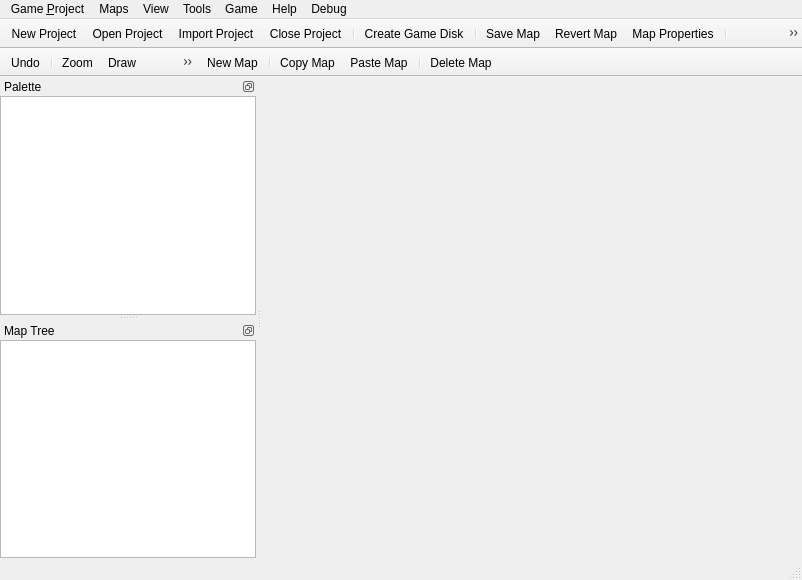
<?xml version="1.0" encoding="UTF-8"?>
<ui version="4.0">
 <class>MainWindow</class>
 <widget class="QMainWindow" name="MainWindow">
  <property name="geometry">
   <rect>
    <x>0</x>
    <y>0</y>
    <width>802</width>
    <height>580</height>
   </rect>
  </property>
  <property name="windowTitle">
   <string>EasyRPG Editor</string>
  </property>
  <property name="windowIcon">
   <iconset>
    <normaloff>:/icons/share/old_easyrpg.png</normaloff>:/icons/share/old_easyrpg.png</iconset>
  </property>
  <widget class="QWidget" name="centralWidget">
   <layout class="QHBoxLayout" name="layoutCentral">
    <item>
     <widget class="QTabWidget" name="tabMap">
      <property name="documentMode">
       <bool>true</bool>
      </property>
      <property name="tabsClosable">
       <bool>true</bool>
      </property>
      <property name="movable">
       <bool>true</bool>
      </property>
     </widget>
    </item>
   </layout>
  </widget>
  <widget class="QMenuBar" name="menuBar">
   <property name="geometry">
    <rect>
     <x>0</x>
     <y>0</y>
     <width>802</width>
     <height>23</height>
    </rect>
   </property>
   <widget class="QMenu" name="menuGame">
    <property name="title">
     <string>Game &amp;Project</string>
    </property>
    <addaction name="actionProjectNew"/>
    <addaction name="actionProjectOpen"/>
    <addaction name="actionProjectImport"/>
    <addaction name="actionProjectClose"/>
    <addaction name="separator"/>
    <addaction name="actionGameDiskCreate"/>
    <addaction name="separator"/>
    <addaction name="actionQuit"/>
   </widget>
   <widget class="QMenu" name="menuMaps">
    <property name="title">
     <string>Maps</string>
    </property>
    <addaction name="actionMapSave"/>
    <addaction name="actionMapRevert"/>
    <addaction name="separator"/>
    <addaction name="actionLayerLower"/>
    <addaction name="actionLayerUpper"/>
    <addaction name="actionLayerEvents"/>
    <addaction name="separator"/>
    <addaction name="actionZoom100"/>
    <addaction name="actionZoomIn"/>
    <addaction name="actionZoomOut"/>
   </widget>
   <widget class="QMenu" name="menuTools">
    <property name="title">
     <string>Tools</string>
    </property>
    <addaction name="actionDatabase"/>
    <addaction name="actionResourceManager"/>
    <addaction name="actionJukebox"/>
    <addaction name="actionSearch"/>
    <addaction name="actionScriptEditor"/>
   </widget>
   <widget class="QMenu" name="menuGame2">
    <property name="title">
     <string>Game</string>
    </property>
    <addaction name="actionPlayTest"/>
    <addaction name="separator"/>
    <addaction name="actionFullScreenToggle"/>
    <addaction name="actionTitleBackgroundToggle"/>
   </widget>
   <widget class="QMenu" name="menuHelp">
    <property name="title">
     <string>Help</string>
    </property>
    <addaction name="actionContents"/>
    <addaction name="separator"/>
    <addaction name="actionAbout"/>
    <addaction name="actionAboutQt"/>
   </widget>
   <widget class="QMenu" name="menuView">
    <property name="title">
     <string>View</string>
    </property>
    <addaction name="actionPaletteToggle"/>
    <addaction name="actionMapTreeToggle"/>
   </widget>
   <widget class="QMenu" name="menuDebug">
    <property name="title">
     <string>Debug</string>
    </property>
    <addaction name="actionDebugRtpPath"/>
    <addaction name="actionDebugEnableCaching"/>
   </widget>
   <addaction name="menuGame"/>
   <addaction name="menuMaps"/>
   <addaction name="menuView"/>
   <addaction name="menuTools"/>
   <addaction name="menuGame2"/>
   <addaction name="menuHelp"/>
   <addaction name="menuDebug"/>
  </widget>
  <widget class="QToolBar" name="mainToolBar">
   <property name="movable">
    <bool>false</bool>
   </property>
   <property name="floatable">
    <bool>false</bool>
   </property>
   <attribute name="toolBarArea">
    <enum>TopToolBarArea</enum>
   </attribute>
   <attribute name="toolBarBreak">
    <bool>false</bool>
   </attribute>
   <addaction name="actionProjectNew"/>
   <addaction name="actionProjectOpen"/>
   <addaction name="actionProjectImport"/>
   <addaction name="actionProjectClose"/>
   <addaction name="separator"/>
   <addaction name="actionGameDiskCreate"/>
   <addaction name="separator"/>
   <addaction name="actionMapSave"/>
   <addaction name="actionMapRevert"/>
   <addaction name="actionMapProperties"/>
   <addaction name="separator"/>
   <addaction name="actionLayerLower"/>
   <addaction name="actionLayerUpper"/>
   <addaction name="actionLayerEvents"/>
   <addaction name="separator"/>
   <addaction name="actionZoomIn"/>
   <addaction name="actionZoomOut"/>
   <addaction name="actionZoom100"/>
   <addaction name="separator"/>
   <addaction name="actionPaletteToggle"/>
   <addaction name="actionMapTreeToggle"/>
   <addaction name="actionJukebox"/>
   <addaction name="separator"/>
   <addaction name="actionDatabase"/>
   <addaction name="actionScriptEditor"/>
   <addaction name="actionResourceManager"/>
   <addaction name="actionSearch"/>
   <addaction name="separator"/>
   <addaction name="actionPlayTest"/>
   <addaction name="actionFullScreenToggle"/>
   <addaction name="actionTitleBackgroundToggle"/>
   <addaction name="separator"/>
   <addaction name="actionContents"/>
   <addaction name="separator"/>
  </widget>
  <widget class="QStatusBar" name="statusBar"/>
  <widget class="QDockWidget" name="dockPalette">
   <property name="features">
    <set>QDockWidget::DockWidgetFeature::DockWidgetFloatable|QDockWidget::DockWidgetFeature::DockWidgetMovable</set>
   </property>
   <property name="windowTitle">
    <string>Palette</string>
   </property>
   <attribute name="dockWidgetArea">
    <number>1</number>
   </attribute>
   <widget class="QWidget" name="dockWidgetContents">
    <layout class="QVBoxLayout" name="layoutDock">
     <property name="spacing">
      <number>0</number>
     </property>
     <property name="leftMargin">
      <number>0</number>
     </property>
     <property name="topMargin">
      <number>0</number>
     </property>
     <property name="rightMargin">
      <number>0</number>
     </property>
     <property name="bottomMargin">
      <number>0</number>
     </property>
     <item>
      <widget class="QWidget" name="widgetBar" native="true">
       <layout class="QVBoxLayout" name="layoutBar">
        <property name="spacing">
         <number>0</number>
        </property>
        <property name="leftMargin">
         <number>0</number>
        </property>
        <property name="topMargin">
         <number>0</number>
        </property>
        <property name="rightMargin">
         <number>0</number>
        </property>
        <property name="bottomMargin">
         <number>0</number>
        </property>
       </layout>
      </widget>
     </item>
     <item>
      <widget class="QGraphicsView" name="graphicsPalette"/>
     </item>
    </layout>
   </widget>
  </widget>
  <widget class="QDockWidget" name="dockMapTree">
   <property name="features">
    <set>QDockWidget::DockWidgetFeature::DockWidgetFloatable|QDockWidget::DockWidgetFeature::DockWidgetMovable</set>
   </property>
   <property name="allowedAreas">
    <set>Qt::DockWidgetArea::LeftDockWidgetArea|Qt::DockWidgetArea::RightDockWidgetArea</set>
   </property>
   <property name="windowTitle">
    <string>Map Tree</string>
   </property>
   <attribute name="dockWidgetArea">
    <number>1</number>
   </attribute>
   <widget class="QWidget" name="dockWidgetContents2">
    <layout class="QVBoxLayout" name="layoutDock2">
     <property name="spacing">
      <number>0</number>
     </property>
     <property name="leftMargin">
      <number>0</number>
     </property>
     <property name="topMargin">
      <number>0</number>
     </property>
     <property name="rightMargin">
      <number>0</number>
     </property>
     <property name="bottomMargin">
      <number>0</number>
     </property>
     <item>
      <widget class="QWidget" name="widgetBar2" native="true">
       <layout class="QVBoxLayout" name="layoutBar2">
        <property name="spacing">
         <number>0</number>
        </property>
        <property name="leftMargin">
         <number>0</number>
        </property>
        <property name="topMargin">
         <number>0</number>
        </property>
        <property name="rightMargin">
         <number>0</number>
        </property>
        <property name="bottomMargin">
         <number>0</number>
        </property>
       </layout>
      </widget>
     </item>
     <item>
      <widget class="QTreeWidget" name="treeMap">
       <property name="expandsOnDoubleClick">
        <bool>false</bool>
       </property>
       <attribute name="headerVisible">
        <bool>false</bool>
       </attribute>
       <column>
        <property name="text">
         <string>Map Name</string>
        </property>
       </column>
       <column>
        <property name="text">
         <string>Map ID</string>
        </property>
       </column>
      </widget>
     </item>
    </layout>
   </widget>
  </widget>
  <widget class="QToolBar" name="toolBar">
   <property name="minimumSize">
    <size>
     <width>196</width>
     <height>0</height>
    </size>
   </property>
   <property name="maximumSize">
    <size>
     <width>196</width>
     <height>16777215</height>
    </size>
   </property>
   <property name="windowTitle">
    <string>Toolbar</string>
   </property>
   <property name="movable">
    <bool>false</bool>
   </property>
   <attribute name="toolBarArea">
    <enum>TopToolBarArea</enum>
   </attribute>
   <attribute name="toolBarBreak">
    <bool>true</bool>
   </attribute>
   <addaction name="actionUndo"/>
   <addaction name="separator"/>
   <addaction name="actionZoom"/>
   <addaction name="actionDrawPen"/>
   <addaction name="actionDrawRectangle"/>
   <addaction name="actionDrawCircle"/>
   <addaction name="actionDrawFill"/>
  </widget>
  <widget class="QToolBar" name="toolBar2">
   <property name="windowTitle">
    <string>Toolbar 2</string>
   </property>
   <property name="movable">
    <bool>false</bool>
   </property>
   <attribute name="toolBarArea">
    <enum>TopToolBarArea</enum>
   </attribute>
   <attribute name="toolBarBreak">
    <bool>false</bool>
   </attribute>
   <addaction name="actionMapNew"/>
   <addaction name="separator"/>
   <addaction name="actionMapCopy"/>
   <addaction name="actionMapPaste"/>
   <addaction name="separator"/>
   <addaction name="actionMapDelete"/>
  </widget>
  <action name="actionProjectOpen">
   <property name="text">
    <string>&amp;Open Project</string>
   </property>
   <property name="statusTip">
    <string>Open an existing Game Project</string>
   </property>
   <property name="shortcut">
    <string>Ctrl+O</string>
   </property>
  </action>
  <action name="actionProjectNew">
   <property name="text">
    <string>&amp;New Project</string>
   </property>
   <property name="statusTip">
    <string>Create a new Game Project</string>
   </property>
   <property name="shortcut">
    <string>Ctrl+N</string>
   </property>
  </action>
  <action name="actionProjectClose">
   <property name="text">
    <string>&amp;Close Project</string>
   </property>
   <property name="statusTip">
    <string>Close current opened Game Project</string>
   </property>
   <property name="shortcut">
    <string>Ctrl+X</string>
   </property>
  </action>
  <action name="actionGameDiskCreate">
   <property name="text">
    <string>Create Game &amp;Disk</string>
   </property>
   <property name="statusTip">
    <string>Generate game installation executable</string>
   </property>
  </action>
  <action name="actionQuit">
   <property name="text">
    <string>&amp;Quit</string>
   </property>
   <property name="statusTip">
    <string>Quit EasyRPG Editor</string>
   </property>
  </action>
  <action name="actionMapSave">
   <property name="text">
    <string>&amp;Save Map</string>
   </property>
   <property name="toolTip">
    <string>Save current Map</string>
   </property>
   <property name="statusTip">
    <string>Save all changes done in current Map</string>
   </property>
   <property name="shortcut">
    <string>Ctrl+S</string>
   </property>
  </action>
  <action name="actionMapRevert">
   <property name="text">
    <string>&amp;Revert Map</string>
   </property>
   <property name="toolTip">
    <string>Revert current Map</string>
   </property>
   <property name="statusTip">
    <string>Revert changes on current Map</string>
   </property>
   <property name="shortcut">
    <string>Ctrl+R</string>
   </property>
  </action>
  <action name="actionLayerLower">
   <property name="checkable">
    <bool>true</bool>
   </property>
   <property name="text">
    <string>&amp;Lower Layer</string>
   </property>
   <property name="statusTip">
    <string>Edit lower layer mode</string>
   </property>
   <property name="shortcut">
    <string>F5</string>
   </property>
  </action>
  <action name="actionLayerUpper">
   <property name="checkable">
    <bool>true</bool>
   </property>
   <property name="text">
    <string>&amp;Upper Layer</string>
   </property>
   <property name="statusTip">
    <string>Edit upper layer mode</string>
   </property>
   <property name="shortcut">
    <string>F6</string>
   </property>
  </action>
  <action name="actionLayerEvents">
   <property name="checkable">
    <bool>true</bool>
   </property>
   <property name="text">
    <string>&amp;Events</string>
   </property>
   <property name="statusTip">
    <string>Edit events mode</string>
   </property>
   <property name="shortcut">
    <string>F7</string>
   </property>
  </action>
  <action name="actionZoom100">
   <property name="text">
    <string>&amp;Zoom 100%</string>
   </property>
   <property name="toolTip">
    <string>Zoom 100%</string>
   </property>
   <property name="statusTip">
    <string>Zoom 100%</string>
   </property>
  </action>
  <action name="actionZoomIn">
   <property name="text">
    <string>Zoom &amp;In</string>
   </property>
   <property name="toolTip">
    <string>Zoom In</string>
   </property>
   <property name="statusTip">
    <string>Zoom In</string>
   </property>
   <property name="shortcut">
    <string>+</string>
   </property>
  </action>
  <action name="actionZoomOut">
   <property name="text">
    <string>Zoom &amp;Out</string>
   </property>
   <property name="toolTip">
    <string>Zoom Out</string>
   </property>
   <property name="statusTip">
    <string>Zoom Out</string>
   </property>
   <property name="shortcut">
    <string>-</string>
   </property>
  </action>
  <action name="actionDatabase">
   <property name="text">
    <string>Database</string>
   </property>
   <property name="statusTip">
    <string>Open Database editor</string>
   </property>
   <property name="shortcut">
    <string>F8</string>
   </property>
  </action>
  <action name="actionResourceManager">
   <property name="text">
    <string>Resource Manager</string>
   </property>
   <property name="statusTip">
    <string>Open Resource Manager</string>
   </property>
  </action>
  <action name="actionJukebox">
   <property name="text">
    <string>Jukebox</string>
   </property>
   <property name="statusTip">
    <string>Play music while you work</string>
   </property>
  </action>
  <action name="actionSearch">
   <property name="text">
    <string>Search</string>
   </property>
   <property name="statusTip">
    <string>Search inside your Game Project</string>
   </property>
  </action>
  <action name="actionPlayTest">
   <property name="text">
    <string>&amp;Play Test</string>
   </property>
   <property name="statusTip">
    <string>Test your Game</string>
   </property>
   <property name="shortcut">
    <string>F4</string>
   </property>
  </action>
  <action name="actionFullScreenToggle">
   <property name="checkable">
    <bool>true</bool>
   </property>
   <property name="text">
    <string>&amp;Full Screen</string>
   </property>
   <property name="statusTip">
    <string>Test game in fullscreen mode</string>
   </property>
  </action>
  <action name="actionTitleBackgroundToggle">
   <property name="checkable">
    <bool>true</bool>
   </property>
   <property name="text">
    <string>Show &amp;Title Background</string>
   </property>
   <property name="statusTip">
    <string>Show title screen's background on Play Test</string>
   </property>
  </action>
  <action name="actionContents">
   <property name="text">
    <string>&amp;Contents</string>
   </property>
   <property name="statusTip">
    <string>View Help contents</string>
   </property>
  </action>
  <action name="actionAbout">
   <property name="text">
    <string>&amp;About</string>
   </property>
   <property name="statusTip">
    <string>About EasyRPG</string>
   </property>
  </action>
  <action name="actionAboutQt">
   <property name="text">
    <string>About &amp;Qt</string>
   </property>
   <property name="statusTip">
    <string>About Qt</string>
   </property>
  </action>
  <action name="actionScriptEditor">
   <property name="text">
    <string>&amp;Script Editor</string>
   </property>
   <property name="statusTip">
    <string>Open Script Editor</string>
   </property>
   <property name="visible">
    <bool>false</bool>
   </property>
  </action>
  <action name="actionPaletteToggle">
   <property name="checkable">
    <bool>true</bool>
   </property>
   <property name="checked">
    <bool>true</bool>
   </property>
   <property name="text">
    <string>Palette</string>
   </property>
   <property name="statusTip">
    <string>Show/Hide palette window</string>
   </property>
  </action>
  <action name="actionMapTreeToggle">
   <property name="checkable">
    <bool>true</bool>
   </property>
   <property name="checked">
    <bool>true</bool>
   </property>
   <property name="text">
    <string>Map Tree</string>
   </property>
   <property name="statusTip">
    <string>Show/Hide Map Tree window</string>
   </property>
  </action>
  <action name="actionUndo">
   <property name="icon">
    <iconset>
     <normaloff>:/icons/share/old_revert.png</normaloff>:/icons/share/old_revert.png</iconset>
   </property>
   <property name="text">
    <string>Undo</string>
   </property>
   <property name="toolTip">
    <string>Undo last action</string>
   </property>
   <property name="shortcut">
    <string>Ctrl+Z</string>
   </property>
  </action>
  <action name="actionZoom">
   <property name="checkable">
    <bool>true</bool>
   </property>
   <property name="icon">
    <iconset>
     <normaloff>:/icons/share/old_zoom.png</normaloff>:/icons/share/old_zoom.png</iconset>
   </property>
   <property name="text">
    <string>Zoom</string>
   </property>
   <property name="toolTip">
    <string>Zoom in and out</string>
   </property>
   <property name="shortcut">
    <string>1</string>
   </property>
  </action>
  <action name="actionDrawPen">
   <property name="checkable">
    <bool>true</bool>
   </property>
   <property name="icon">
    <iconset>
     <normaloff>:/icons/share/old_pen.png</normaloff>:/icons/share/old_pen.png</iconset>
   </property>
   <property name="text">
    <string>Draw</string>
   </property>
   <property name="toolTip">
    <string>Draw in the map with a pen</string>
   </property>
   <property name="shortcut">
    <string>2</string>
   </property>
  </action>
  <action name="actionDrawRectangle">
   <property name="checkable">
    <bool>true</bool>
   </property>
   <property name="icon">
    <iconset>
     <normaloff>:/icons/share/old_rectangle.png</normaloff>:/icons/share/old_rectangle.png</iconset>
   </property>
   <property name="text">
    <string>Rectangle</string>
   </property>
   <property name="toolTip">
    <string>Draw in the map with a rectangle tool</string>
   </property>
   <property name="shortcut">
    <string>3</string>
   </property>
  </action>
  <action name="actionDrawCircle">
   <property name="checkable">
    <bool>true</bool>
   </property>
   <property name="icon">
    <iconset>
     <normaloff>:/icons/share/old_circle.png</normaloff>:/icons/share/old_circle.png</iconset>
   </property>
   <property name="text">
    <string>Circle</string>
   </property>
   <property name="toolTip">
    <string>Draw in a map with a circle tool</string>
   </property>
   <property name="shortcut">
    <string>4</string>
   </property>
  </action>
  <action name="actionDrawFill">
   <property name="checkable">
    <bool>true</bool>
   </property>
   <property name="icon">
    <iconset>
     <normaloff>:/icons/share/old_fill.png</normaloff>:/icons/share/old_fill.png</iconset>
   </property>
   <property name="text">
    <string>Fill</string>
   </property>
   <property name="toolTip">
    <string>Draw in the map with a fill tool</string>
   </property>
   <property name="shortcut">
    <string>5</string>
   </property>
  </action>
  <action name="actionProjectImport">
   <property name="text">
    <string>&amp;Import Project</string>
   </property>
   <property name="visible">
    <bool>false</bool>
   </property>
  </action>
  <action name="actionDebugRtpPath">
   <property name="text">
    <string>Rtp Path</string>
   </property>
   <property name="toolTip">
    <string>warning!: this feature will be disabled once OpenRTP is released</string>
   </property>
  </action>
  <action name="actionMapProperties">
   <property name="icon">
    <iconset>
     <normaloff>:/icons/share/old_edit.png</normaloff>:/icons/share/old_edit.png</iconset>
   </property>
   <property name="text">
    <string>Map Properties</string>
   </property>
   <property name="toolTip">
    <string>Edit map properties</string>
   </property>
  </action>
  <action name="actionMapNew">
   <property name="icon">
    <iconset>
     <normaloff>:/icons/share/old_new_map.png</normaloff>:/icons/share/old_new_map.png</iconset>
   </property>
   <property name="text">
    <string>New Map</string>
   </property>
   <property name="toolTip">
    <string>Create a new map and add it as child of the current map.</string>
   </property>
  </action>
  <action name="actionMapCopy">
   <property name="icon">
    <iconset>
     <normaloff>:/icons/share/old_copy_map.png</normaloff>:/icons/share/old_copy_map.png</iconset>
   </property>
   <property name="text">
    <string>Copy Map</string>
   </property>
   <property name="toolTip">
    <string>Copy selected map.</string>
   </property>
  </action>
  <action name="actionMapPaste">
   <property name="icon">
    <iconset>
     <normaloff>:/icons/share/old_paste_map.png</normaloff>:/icons/share/old_paste_map.png</iconset>
   </property>
   <property name="text">
    <string>Paste Map</string>
   </property>
   <property name="toolTip">
    <string>Paste current copied map as children of the selected map.</string>
   </property>
  </action>
  <action name="actionMapDelete">
   <property name="icon">
    <iconset>
     <normaloff>:/icons/share/old_delete_map.png</normaloff>:/icons/share/old_delete_map.png</iconset>
   </property>
   <property name="text">
    <string>Delete Map</string>
   </property>
   <property name="toolTip">
    <string>Delete selected map.</string>
   </property>
  </action>
  <action name="actionDebugEnableCaching">
   <property name="checkable">
    <bool>true</bool>
   </property>
   <property name="checked">
    <bool>true</bool>
   </property>
   <property name="text">
    <string>Enable Caching</string>
   </property>
   <property name="toolTip">
    <string>Enable caching in the searchdialog</string>
   </property>
  </action>
 </widget>
 <layoutdefault spacing="6" margin="11"/>
 <resources/>
 <connections/>
</ui>
